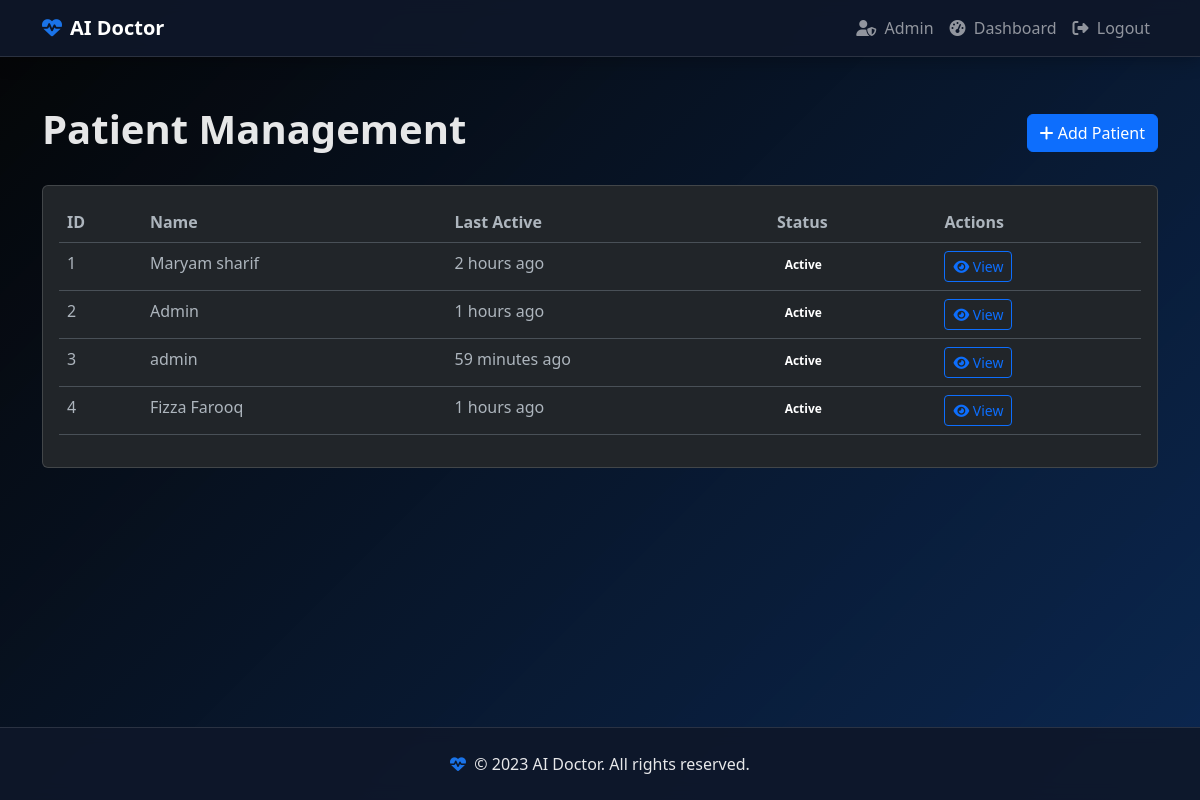
/admin/patients (signed in), run on the app's committed database.
### tables this page shows
CREATE TABLE users (
            id INTEGER PRIMARY KEY AUTOINCREMENT,
            name TEXT UNIQUE NOT NULL,
            password TEXT NOT NULL,
            is_admin BOOLEAN DEFAULT 0,
            last_active TIMESTAMP DEFAULT CURRENT_TIMESTAMP
        );

### app.py (the view)
@app.route('/admin/patients')
@login_required
def admin_patients():
    if not current_user.is_admin:
        flash('Unauthorized access', 'danger')
        return redirect(url_for('patient_dashboard'))
    patients = db.get_all_users() or []
    return render_template('admin_patients.html', patients=patients)

### app.py (called while the page is built)
@app.template_filter('time_ago')
def time_ago_filter(dt):
    if not dt:
        return "never"
    if isinstance(dt, str):
        try:
            dt = datetime.strptime(dt, '%Y-%m-%d %H:%M:%S')
        except (ValueError, TypeError):
            return dt
    now = datetime.now()
    diff = now - dt
    if diff.days > 365:
        return f"{diff.days // 365} years ago"
    if diff.days > 30:
        return f"{diff.days // 30} months ago"
    if diff.days > 0:
        return f"{diff.days} days ago"
    if diff.seconds > 3600:
        return f"{diff.seconds // 3600} hours ago"
    if diff.seconds > 60:
        return f"{diff.seconds // 60} minutes ago"
    return "just now"

@login_manager.user_loader
def load_user(user_id):
    user_data = db.get_user_by_id(user_id)
    if user_data:
        return User(id=user_data['id'], name=user_data['name'], is_admin=user_data.get('is_admin', False))
    return None

### database.py (called while the page is built)
    def get_user_by_id(self, user_id):
        self.cursor.execute("SELECT * FROM users WHERE id = ?", (user_id,))
        user = self.cursor.fetchone()
        if user:
            return {
                'id': user[0],
                'name': user[1],
                'password': user[2],
                'is_admin': bool(user[3]),
                'last_active': user[4]
            }
        return None

    def get_all_users(self):
        self.cursor.execute("SELECT * FROM users")
        users = self.cursor.fetchall()
        return [{
            'id': user[0],
            'name': user[1],
            'is_admin': bool(user[3]),
            'last_active': user[4]
        } for user in users]

### templates/admin_patients.html
{% extends "base.html" %}
{% block content %}
<div class="d-flex justify-content-between align-items-center mb-4">
    <h1>Patient Management</h1>
    <a href="{{ url_for('admin_create_patient') }}" class="btn btn-primary">
        <i class="fas fa-plus"></i> Add Patient
    </a>
</div>
<div class="card">
    <div class="card-body">
        <table class="table table-hover">
            <thead>
                <tr>
                    <th>ID</th>
                    <th>Name</th>
                    <th>Last Active</th>
                    <th>Status</th>
                    <th>Actions</th>
                </tr>
            </thead>
            <tbody>
                {% for patient in patients %}
                    <tr>
                        <td>{{ patient.id }}</td>
                        <td>{{ patient.name }}</td>
                        <td>{{ patient.last_active|time_ago if patient.last_active else 'Never' }}</td>
                        <td>
                            <span class="badge badge-success">Active</span>
                        </td>
                        <td>
                            <a href="{{ url_for('admin_view_patient', user_id=patient.id) }}" class="btn btn-sm btn-outline-primary">
                                <i class="fas fa-eye"></i> View
                            </a>
                        </td>
                    </tr>
                {% endfor %}
            </tbody>
        </table>
    </div>
</div>
{% endblock %}

### templates/base.html (shortened to what this page needs)
<!DOCTYPE html>
<html lang="en" data-bs-theme="dark">
<head>
  <link href="https://cdn.jsdelivr.net/npm/bootstrap@5.3.0/dist/css/bootstrap.min.css" rel="stylesheet" />
  <link rel="stylesheet" href="https://cdnjs.cloudflare.com/ajax/libs/font-awesome/6.4.0/css/all.min.css">
</head>
<body>
  <div class="content-wrapper">
    <nav class="navbar navbar-expand-lg navbar-dark">
      <div class="container">
        <a class="navbar-brand d-flex align-items-center" href="{{ url_for('index') }}">
          <i class="fas fa-heartbeat me-2" style="color: var(--medical-blue);"></i>
          <span class="fw-bold">AI Doctor</span>
        </a>
        <div class="collapse navbar-collapse" id="navbarNav">
          <ul class="navbar-nav ms-auto">
            {% if current_user.is_authenticated %}
              {% if current_user.is_admin %}
                <li class="nav-item">
                  <a class="nav-link" href="{{ url_for('admin_dashboard') }}">
                    <i class="fas fa-user-shield me-1"></i> Admin
                  </a>
                </li>
              {% endif %}
              <li class="nav-item">
                <a class="nav-link" href="{{ url_for('patient_dashboard') }}">
                  <i class="fas fa-tachometer-alt me-1"></i> Dashboard
                </a>
              </li>
              <li class="nav-item">
                <a class="nav-link" href="{{ url_for('logout') }}">
                  <i class="fas fa-sign-out-alt me-1"></i> Logout
                </a>
              </li>
            {% endif %}
          </ul>
        </div>
      </div>
    </nav>
    <main class="container py-5 flex-grow-1">
      {% block content %}{% endblock %}
    </main>
    <footer class="py-4 text-white-60 text-center">
      <div class="container">
        <p class="mb-0">
          <i class="fas fa-heartbeat me-1" style="color: var(--medical-blue);"></i>
          &copy; 2023 AI Doctor. All rights reserved.
        </p>
      </div>
    </footer>
  </div>
</body>
</html>

### templates/base.html (style rules this page uses)
:root { --medical-blue: #1a73e8; --medical-blue-dark: #0d47a1; --glass-bg: rgba(15, 23, 42, 0.92); --glass-border: rgba(255, 255, 255, 0.12); }
body, html { height: 100%; margin: 0; font-family: 'Segoe UI', system-ui, -apple-system, sans-serif; color: rgba(255, 255, 255, 0.9); }
.content-wrapper { min-height: 100vh; display: flex; flex-direction: column; }
.navbar { background: var(--glass-bg) !important; backdrop-filter: blur(8px); box-shadow: 0 2px 20px rgba(0, 0, 0, 0.3); border-bottom: 1px solid var(--glass-border); }
.nav-link { font-weight: 500; padding: 0.5rem 1rem; border-radius: 8px; transition: all 0.2s ease; }
footer { background: var(--glass-bg); backdrop-filter: blur(8px); margin-top: auto; border-top: 1px solid var(--glass-border); }
h1, h2, h3, h4, h5, h6 { font-weight: 600; }
a { text-decoration: none; transition: color 0.2s ease; }

### data on the page
users: id "1", name "Maryam sharif", last_active "2 hours ago"
users: id "2", name "Admin", last_active "1 hours ago"
users: id "3", name "admin", last_active "59 minutes ago"
users: id "4", name "Fizza Farooq", last_active "1 hours ago"
